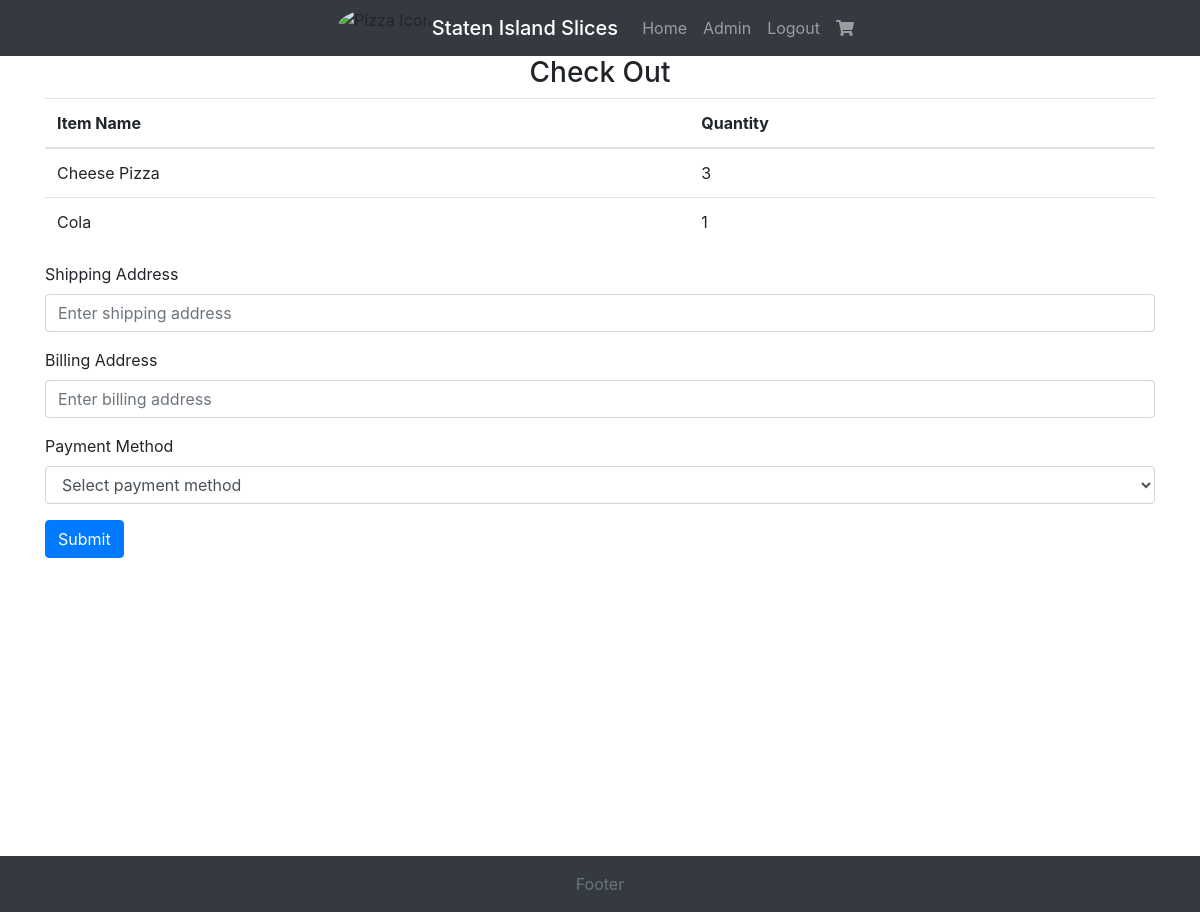
Page /checkout (signed in) on the committed database.
### Website/models.py (models this page shows, shortened)
class Item(db.Model):
    id = db.Column(db.Integer, primary_key=True)
    name = db.Column(db.String(255))
    price = db.Column(db.Float)
    calories = db.Column(db.Integer)

### Website/views.py (the view)
@views.route("/checkout")
def checkout():
    cart_items = Cart.query.filter_by(user_id=current_user.id).all()
    cart = []
    for cart_item in cart_items:
        item = Item.query.get(cart_item.cartItem_id) #cart_item.cartItem_id simply refers to the id of the items in current user's cart
        if item:
            cart.append({"item_name": item.name, "quantity": cart_item.quantity})
    return render_template("checkout.html", cart=cart, user=current_user)

### Website/__init__.py (called while the page is built)
def create_app():
    app = Flask(__name__)
    app.config["SECRET_KEY"] = "hjshjhdjah kjshkjdhjs"
    app.config["SQLALCHEMY_DATABASE_URI"] = f"sqlite:///{DB_NAME}"
    db.init_app(app)
    from .views import views
    from .auth import auth
    app.register_blueprint(views, url_prefix="/")
    app.register_blueprint(auth, url_prefix="/")
    from .models import Invoice, Item, Cart, User
    with app.app_context():
        db.create_all()
    login_manager = LoginManager()
    login_manager.login_view = "auth.login"
    login_manager.init_app(app)
    @login_manager.user_loader
    def load_user(id):
        return User.query.get(int(id))
    return app

### Website/templates/checkout.html (shortened to what this page needs)
{% extends "base.html" %} {% block title %}Checkout{% endblock %} {% block
  content %}
  <form method="POST">
    <h3 align="center">Check Out</h3>
    <table class="table">
      <thead>
        <tr>
          <th>Item Name</th>
          <th>Quantity</th>
        </tr>
      </thead>
      <tbody>
        {% for cart_item in cart %}
        <tr>
          <td>{{ cart_item["item_name"] }}</td>
          <td>{{ cart_item["quantity"] }}</td>
        </tr>
        {% endfor %}
      </tbody>
    </table>
    <div class="form-group">
      <label for="shipping-address">Shipping Address</label>
      <input
        type="text"
        class="form-control"
        id="shipping-address"
        name="shipping-address"
        placeholder="Enter shipping address"
        required
      />
    </div>
    <div class="form-group">
      <label for="billing-address">Billing Address</label>
      <input
        type="text"
        class="form-control"
        id="billing-address"
        name="billing-address"
        placeholder="Enter billing address"
        required
      />
    </div>
    <div class="form-group">
      <label for="payment-method">Payment Method</label>
      <select
        class="form-control"
        id="payment-method"
        name="payment-method"
        required
      >
        <option value="">Select payment method</option>
      </select>
    </div>
    <button type="submit" class="btn btn-primary">Submit</button>
  </form>
  {% endblock %}

### Website/templates/base.html (style rules this page uses)
html, body { height: 100%; margin: 0; padding: 0; }

### rows in the picture
Item: item_name "Cheese Pizza", quantity "3"
Item: item_name "Cola", quantity "1"
